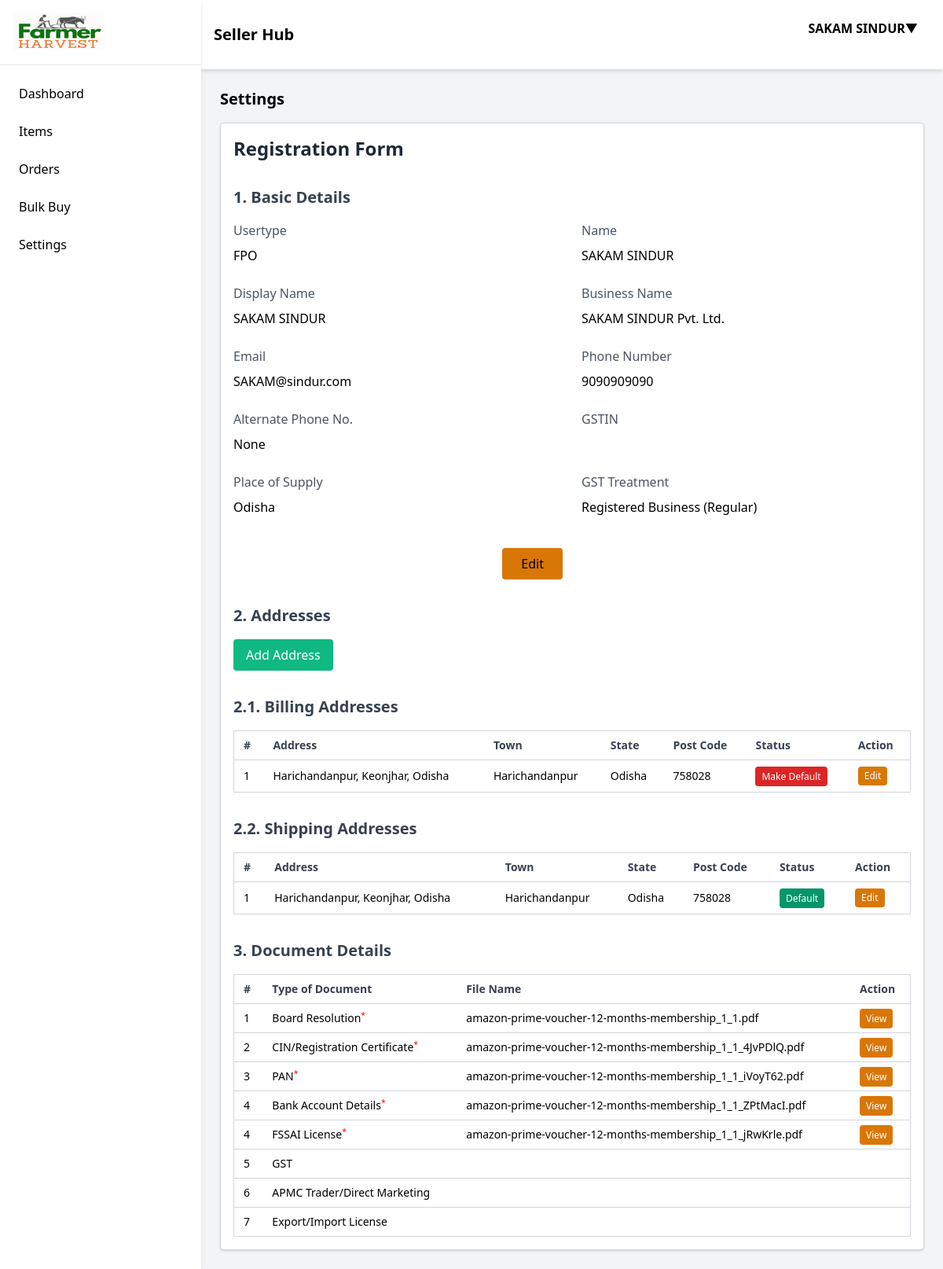
The page /accounts/user-form/ (signed in) on the database as committed earlier.
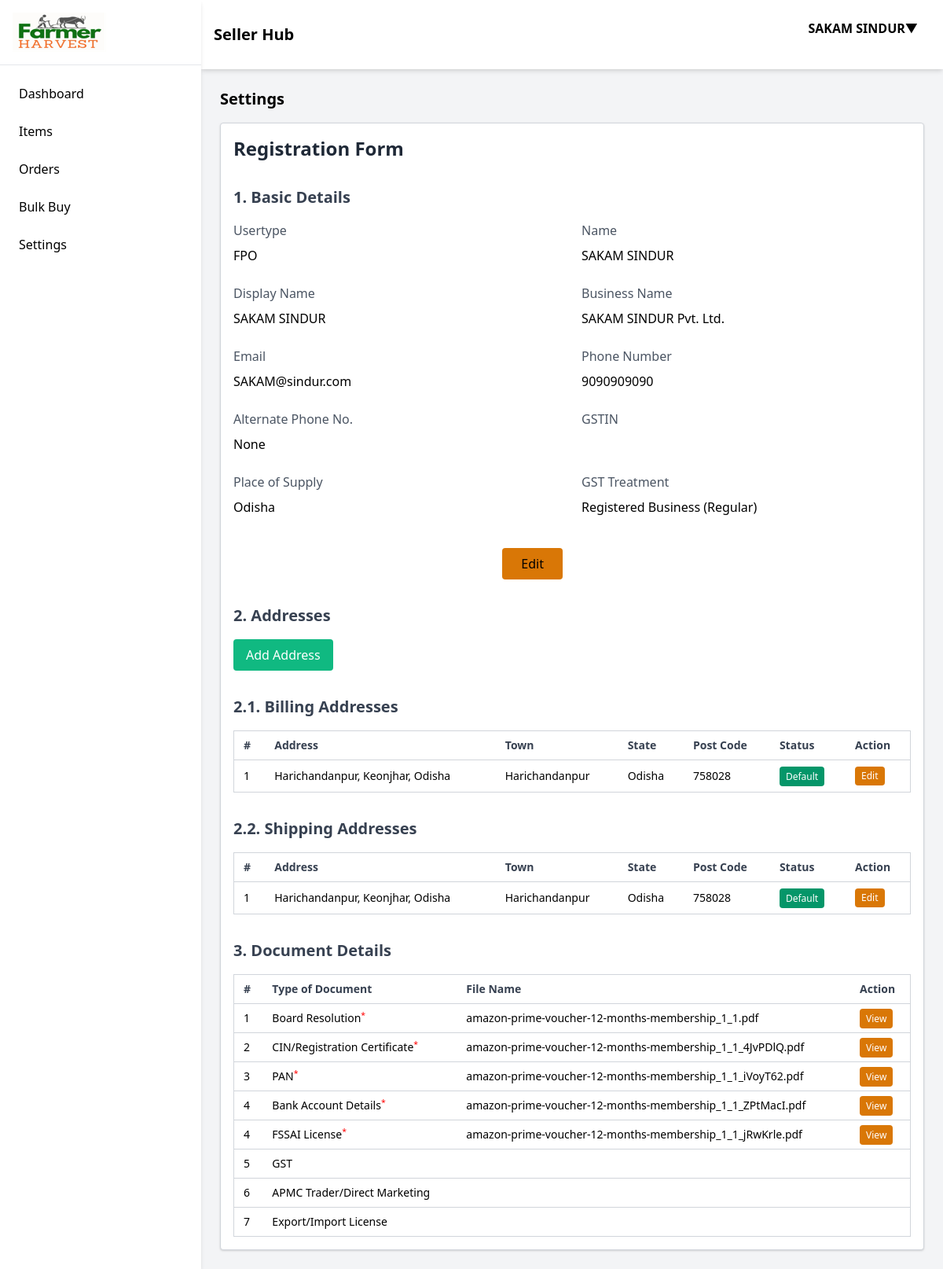
The same page on the database as committed later.
### omsapp/models.py (models this page shows, shortened)
class UserBillingAddresses(Model):
    id = AutoField(primary_key=True)
    userID = ForeignKey(CustomUser, on_delete=CASCADE)
    userAddress = CharField(max_length=200)
    userCity = CharField(max_length=50)
    userState = CharField(max_length=20, choices=STATES)
    pinCode = CharField(max_length=6)
    contactPerson = CharField(max_length=50, null=True, blank=True)
    contactNo = CharField(max_length=15, null=True, blank=True)
    address_lat = FloatField(null=True, blank=True)
    address_long = FloatField(null=True, blank=True)
    setDefault = BooleanField(default=False, null=True)

### omsapp/views.py (the view)
# urls.py: path('user-form/', views.profile_view, name='user-form'),
def profile_view(request):
    if request.method == 'POST':
        form = UserRegistrationForm(request.POST)#Point: After clicking register button
        if request.user.is_authenticated == False: #update == None:#New registration
            if form.is_valid():
                user = form.save(param_password=request.POST['phone'])
                login(request, user)
                user_name = request.user.last_name
                return redirect('index')  # Redirect to a home page
        else:
            userInstance = get_object_or_404(CustomUser, id=request.user.pk)
            form = UserRegistrationForm(request.POST, instance=userInstance)
            user = form.save(param_password=request.POST['phone'])
            login(request, user)
            user_name = request.user.last_name
            pass
        return redirect('profile')
    else:
        if request.user.is_authenticated:#Point: After logging in trying to edit the profile
            if request.user.userApproved:
                user = request.user
                user_name = request.user.last_name
                userInstance = get_object_or_404(CustomUser, id=request.user.pk)
                form = UserRegistrationForm(instance=userInstance)
                try:
                    fpo_docs = get_object_or_404(FPOAuthorisationDocs, userID_id=request.user.pk)
                except:
                    fpo_docs = ''
            else:
                return redirect('profile-auth')
        else:
            return redirect('login')
    if userInstance:
        user_type = userInstance.userType
    else:
        user_type=''
    shipping_addresses = UserShippingAddresses.objects.filter(userID = request.user.pk)
    billing_addresses = UserBillingAddresses.objects.filter(userID = request.user.pk)
    contact_person = [CustomUser.objects.get(pk=request.user.pk).contactPerson, CustomUser.objects.get(pk=request.user.pk).contactPerson1, CustomUser.objects.get(pk=request.user.pk).contactNo, CustomUser.objects.get(pk=request.user.pk).contactNo1]
    cart = Cart(request)
    total_qty = cart.__len__()#display total number quantities added in the basket
    total_price = cart.get_total_price()
    register_context = {
        'userform': form,
        'user':user,
        'contact_person':contact_person,
        'login_user':user_name,
        'user_type':user_type,
        'total_qty':total_qty,
        'total_price':total_price,
        'states':STATES,
        'gst_tmts':GST_TREATMENT,
        'user_types':USERTYPES,
        'shipping_addresses':shipping_addresses,
        'billing_addresses':billing_addresses,
        'fpo_docs':fpo_docs
    }
    return render(request, 'user-form.html', context=register_context)

### omsapp/cart.py (called while the page is built)
    def __len__(self):
        return sum(item['quantity'] for item in self.cart.values())

    def get_total_price(self):
        return sum(Decimal(item['price']) * item['quantity'] for item in self.cart.values())

### omsapp/templates/user-form.html (shortened to what the changed rows need)
{% extends 'admin-console.html' %}
{% load static %}
{% block user_form%}
<h2 class="text-xl font-semibold mb-4">Settings</h2>
<div class="bg-white p-4 shadow rounded border border-gray-300">
    <h1 class="text-2xl font-bold mb-6 text-gray-800">Registration Form</h1>
    <form class="space-y-8" method="post" action="{% if userform.is_authenticated %}{% url 'register' %}{% else %}{% url 'register' %}{% endif %}">
      <section id="basicdetails">
        <h2 class="text-xl font-semibold mb-4 text-gray-700">1. Basic Details</h2>
      </section>
      <section id="addressDetails">
        <h2 class="text-xl font-semibold mb-4 text-gray-700">2. Addresses</h2>
      </section>
      <section id="billingdetails">
        <h2 class="text-xl font-semibold mb-4 text-gray-700">2.1. Billing Addresses</h2>
        <table id="billingAddressTable" class="w-full text-left text-sm border border-gray-300 bg-white">
          <thead class="text-gray-700 border-b border-gray-300">
          <tr>
              <th class="py-2 px-3 cursor-pointer" onclick="sortTable(0, 'billingAddressTable')">#</th>
              <th class="py-2 px-3 cursor-pointer" onclick="sortTable(1, 'billingAddressTable')">Address</th>
              <th class="py-2 px-3 cursor-pointer" onclick="sortTable(2, 'billingAddressTable')">Town</th>
              <th class="py-2 px-3 cursor-pointer" onclick="sortTable(3, 'billingAddressTable')">State</th>
              <th class="py-2 px-3 cursor-pointer" onclick="sortTable(4, 'billingAddressTable')">Post Code</th>
              <th class="py-2 px-3">Status</th>
              <th class="py-2 px-3">Action</th>
          </tr>
          </thead>
          <tbody>
            {% for address in billing_addresses %}
            <tr class="border-b border-gray-300 hover:bg-gray-100">
              <td class="py-2 px-3">{{forloop.counter}}</td>
              <td class="py-2 px-3">{{address.userAddress}}</td>
              <td class="py-2 px-3">{{address.userCity}}</td>
              <td class="py-2 px-3">
                {% for state in states %}
                {% if state.0 == address.userState%}
                {{state.1}}
                {% endif %}
                {% endfor %}
              </td>
              <td class="py-2 px-3">{{address.pinCode}}</td>
              <td class="py-2 px-3">
                {% if address.setDefault %}
                <a class="px-2 py-1 text-xs rounded bg-green-600 text-white" href="{% url 'update-default-address' address.pk %}?q=bill">Default</a>
                {% else %}
                <a class="px-2 py-1 text-xs rounded bg-red-600 text-white" href="{% url 'update-default-address' address.pk %}?q=bill">Make Default</a>
                {% endif %}
              </td>
              <td class="py-2 px-3">
                <button type="button" class="px-2 py-1 text-xs rounded bg-yellow-600 text-white" onclick="openBillingAddressModal('{{address.id}}')">Edit</button>
              </td>
            </tr>
            {% endfor %}
          </tbody>
        </table>
      </section>
      <section id="addressdetails">
        <h2 class="text-xl font-semibold mb-4 text-gray-700">2.2. Shipping Addresses</h2>
        <table id="shippingAddressTable" class="w-full text-left text-sm border border-gray-300 bg-white">
          <thead class="text-gray-700 border-b border-gray-300">
          <tr>
              <th class="py-2 px-3 cursor-pointer" onclick="sortTable(0, 'shippingAddressTable')">#</th>
              <th class="py-2 px-3 cursor-pointer" onclick="sortTable(1, 'shippingAddressTable')">Address</th>
              <th class="py-2 px-3 cursor-pointer" onclick="sortTable(2, 'shippingAddressTable')">Town</th>
              <th class="py-2 px-3 cursor-pointer" onclick="sortTable(3, 'shippingAddressTable')">State</th>
              <th class="py-2 px-3 cursor-pointer" onclick="sortTable(4, 'shippingAddressTable')">Post Code</th>
              <th class="py-2 px-3">Status</th>
              <th class="py-2 px-3">Action</th>
          </tr>
          </thead>
        </table>
      </section>
      <section id="fpoDocs">
        <h2 class="text-xl font-semibold mb-4 text-gray-700">3. Document Details</h2>
        {% if user_type == '1' %}
        <table id="fpoDocumentsTable" class="w-full text-left text-sm border border-gray-300 bg-white">
          <thead class="text-gray-700 border-b border-gray-300">
          <tr>
              <th class="py-2 px-3 cursor-pointer" onclick="sortTable(0, 'fpoDocumentsTable')">#</th>
              <th class="py-2 px-3 cursor-pointer" onclick="sortTable(1, 'fpoDocumentsTable')">Type of Document</th>
              <th class="py-2 px-3 cursor-pointer" onclick="sortTable(2, 'fpoDocumentsTable')">File Name</th>
              <th class="py-2 px-3">Action</th>
          </tr>
          </thead>
        </table>
        {% else %}
        <p>No Document to Display!</p>
        {%endif%}
      </section>
    </form>
  </div>
        {% include 'add-address.html'%}
  {% endblock %}

Rows that differ between the two databases and show on the page:
changed UserBillingAddresses "Harichandanpur, Keonjhar, Odisha": setDefault "Make Default" → "Default"
